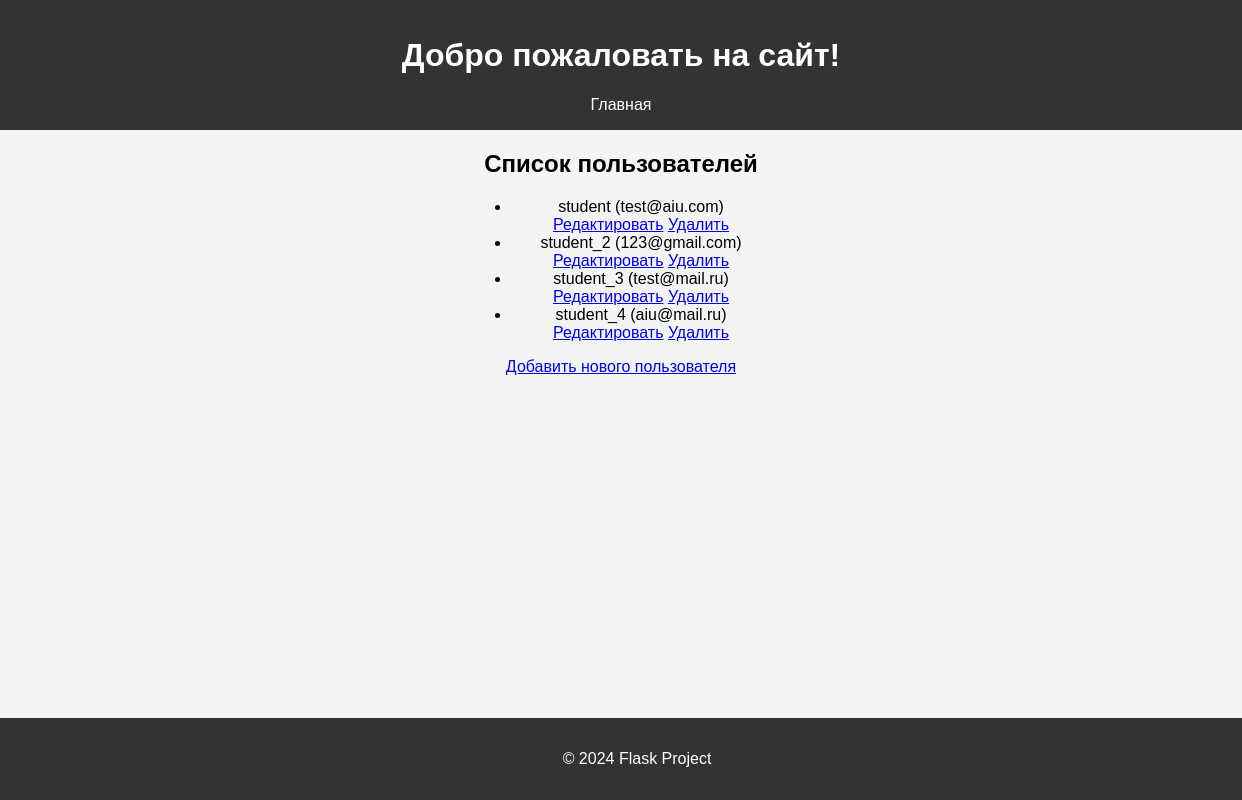
Screenshot of /list_users with the database file from the repository.
### app.py (models this page shows, shortened)
class User(db.Model):
    id = db.Column(db.Integer, primary_key=True)
    username = db.Column(db.String(80), unique=True, nullable=False)
    email = db.Column(db.String(120), unique=True, nullable=False)

### app.py (the view)
@app.route('/list_users')
def list_users():
    users = User.query.all()
    return render_template('list_users.html', users=users)

### templates/list_users.html
{% extends "base.html" %}
{% block content %}
<h2>Список пользователей</h2>
<ul>
    {% for user in users %}
    <li>
        {{ user.username }} ({{ user.email }})
        <a href="/edit_user/{{ user.id }}">Редактировать</a>
        <a href="/delete_user/{{ user.id }}" onclick="return confirm('Вы уверены, что хотите удалить этого пользователя?');">Удалить</a>
    </li>
    {% endfor %}
</ul>
<a href="/add">Добавить нового пользователя</a>
{% endblock %}

### static/styles.css (style rules this page uses)
body { font-family: Arial, sans-serif; background-color: #f4f4f4; margin: 0; padding: 0; }

### rows the page displays
User: username "student", email "test@aiu.com"
User: username "student_2", email "123@gmail.com"
User: username "student_3", email "test@mail.ru"
User: username "student_4", email "aiu@mail.ru"
